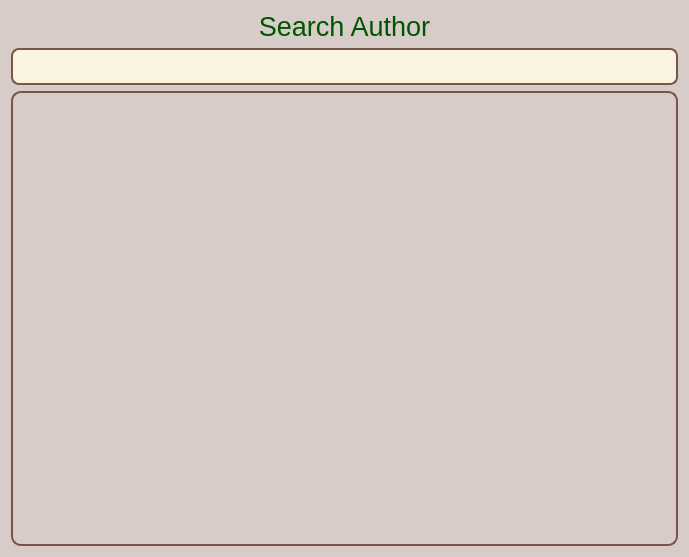
<?xml version="1.0" encoding="UTF-8"?>
<ui version="4.0">
 <class>authorsList</class>
 <widget class="QDialog" name="authorsList">
  <property name="geometry">
   <rect>
    <x>0</x>
    <y>0</y>
    <width>689</width>
    <height>557</height>
   </rect>
  </property>
  <property name="windowTitle">
   <string>Dialog</string>
  </property>
  <property name="styleSheet">
   <string notr="true">

   background-color: #D7CCC8; /* bois clair */</string>
  </property>
  <layout class="QVBoxLayout" name="verticalLayout_2">
   <item>
    <widget class="QLabel" name="label_9">
     <property name="styleSheet">
      <string notr="true">font: 14pt &quot;georgia&quot;;
color:rgb(0, 85, 0);
font: 700 12pt &quot;Segoe UI&quot;;</string>
     </property>
     <property name="text">
      <string>&lt;html&gt;&lt;head/&gt;&lt;body&gt;&lt;p align=&quot;center&quot;&gt;&lt;span style=&quot; font-size:20pt;&quot;&gt;Search Author&lt;/span&gt;&lt;/p&gt;&lt;/body&gt;&lt;/html&gt;</string>
     </property>
    </widget>
   </item>
   <item>
    <widget class="QLineEdit" name="value">
     <property name="styleSheet">
      <string notr="true">QLineEdit {
    background-color: #FAF3E0;
    border: 2px solid #795548;
    border-radius: 8px;
    padding: 6px 10px;
    font-size: 16px;
    color: #4E342E;
    font-weight: bold;
}

QLineEdit:hover {
    border: 2px solid #5D4037;
    background-color: #FFF8E1;
}

QLineEdit:focus {
    border: 2px solid #2E7D32;
    background-color: #FFFFFF;
    font-size: 17px;
}
</string>
     </property>
    </widget>
   </item>
   <item>
    <layout class="QVBoxLayout" name="verticalLayout">
     <item>
      <layout class="QHBoxLayout" name="horizontalLayout">
       <item>
        <widget class="QTableView" name="authorTableView">
         <property name="styleSheet">
          <string notr="true">
  
  

    font: 16pt &quot;Georgia&quot;;
    background-color: #D7CCC8; /* bois clair */
    border: 2px solid #795548; /* marron */
    border-radius: 10px;
    color: white;
    padding: 10px;
    



   

</string>
         </property>
         <property name="selectionMode">
          <enum>QAbstractItemView::SelectionMode::SingleSelection</enum>
         </property>
         <property name="selectionBehavior">
          <enum>QAbstractItemView::SelectionBehavior::SelectRows</enum>
         </property>
         <attribute name="verticalHeaderVisible">
          <bool>false</bool>
         </attribute>
        </widget>
       </item>
      </layout>
     </item>
    </layout>
   </item>
  </layout>
 </widget>
 <resources/>
 <connections/>
</ui>
